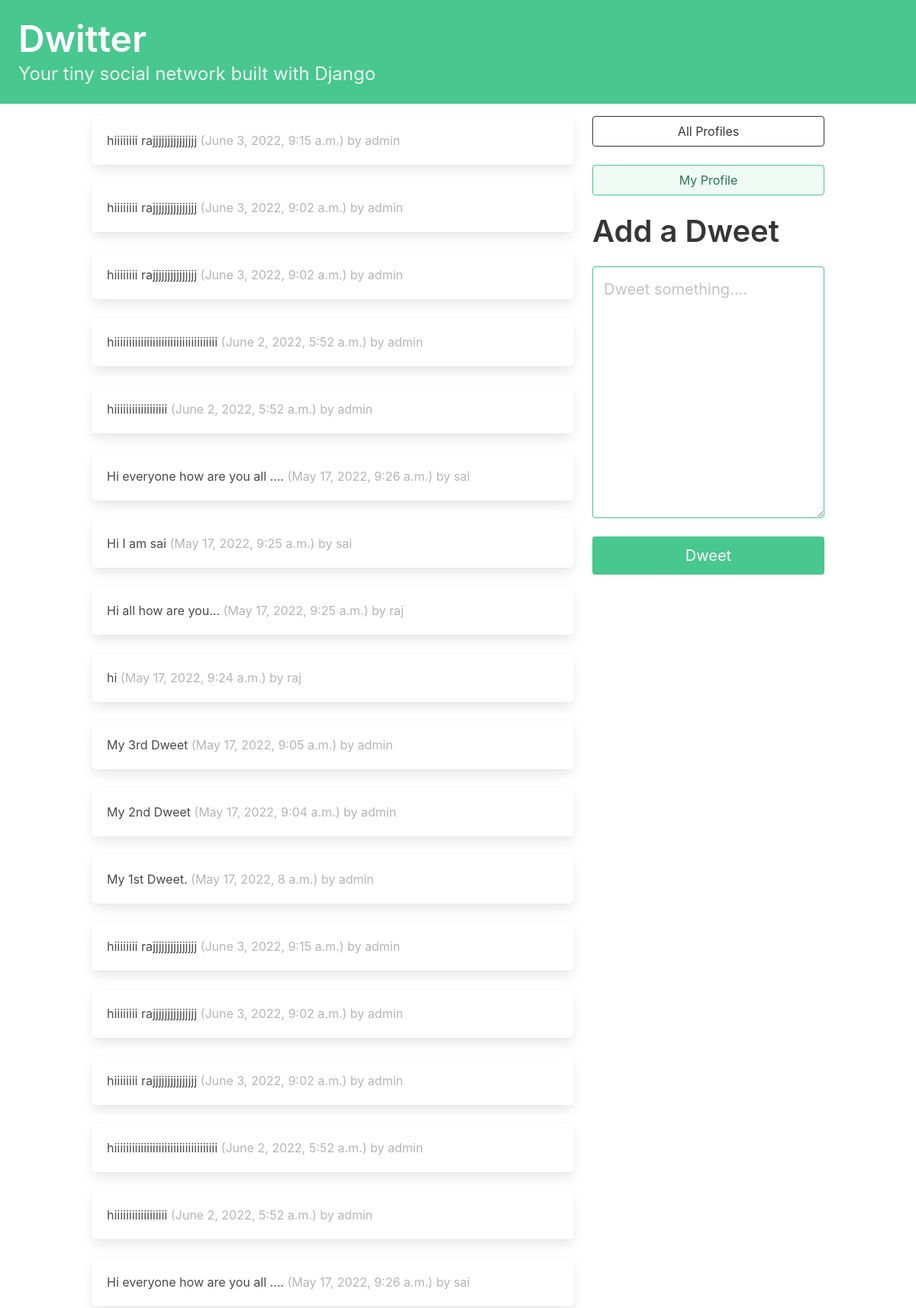
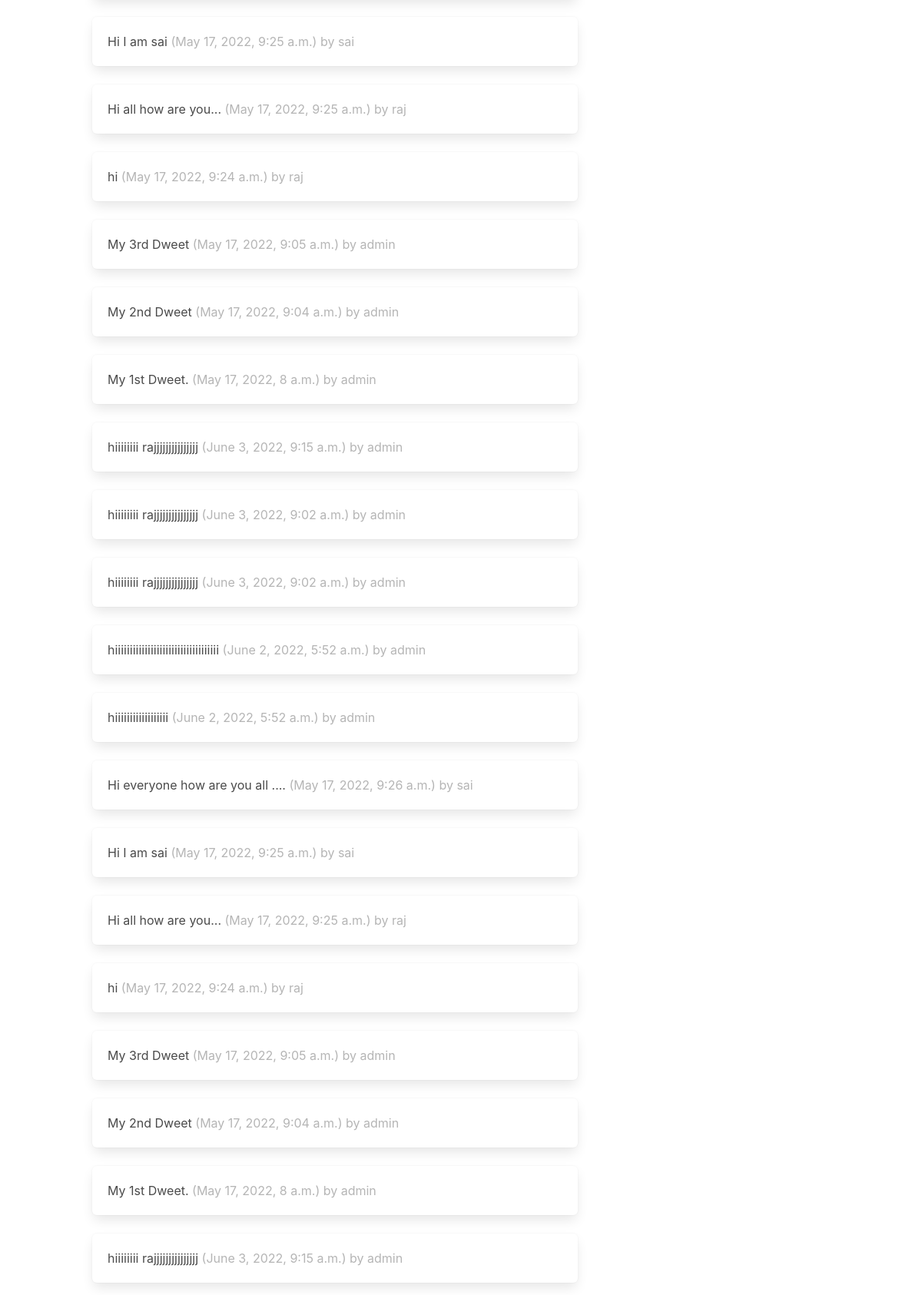
The app's page / (signed in, upper part) with its own data (2 pictures, top to bottom).
### dwitter/models.py (models this page shows, shortened)
class Dweet(models.Model):
    user = models.ForeignKey(User, related_name="dweets",
                             on_delete=models.DO_NOTHING)
    body = models.CharField(max_length=200)
    created_at = models.DateTimeField(auto_now_add=True)

### dwitter/views.py (the view)
# urls.py: path("", dashboard, name="dashboard"),
def dashboard(request):
    form = DweetForm(request.POST or None)
    if request.method == "POST":
        if form.is_valid():
            dweet = form.save(commit=False)
            dweet.user = request.user
            dweet.save()
            return redirect("dwitter:dashboard")
    followed_dweets = Dweet.objects.filter(
        user__profile__in=request.user.profile.follows.all()).order_by('-created_at')
    return render(request, "dwitter/dashboard.html", {"form": form, "dweets": followed_dweets})

### dwitter/forms.py
class DweetForm(forms.ModelForm):
    body = forms.CharField(required=True, widget=forms.widgets.Textarea(
        attrs={
            "placeholder": "Dweet something....",
            "class": "textarea is-success is-medium"
        }
    ),
        label='')
    class Meta:
        model = Dweet
        exclude = ("user", )

### dwitter/templates/dwitter/dashboard.html (shortened to what this page needs)
{% extends 'base.html' %}
{% block content %}
<div class="column">
{% for followed in user.profile.follows.all %}
    {% for dweet in followed.user.dweets.all %}
    {% for dweet in dweets %}
        <div class="box">
            {{ dweet.body }}
            <span class="is-small has-text-grey-light">
                ({{ dweet.created_at }}) by {{dweet.user.username}}
            </span>
        </div>
    {% endfor %}
    {% endfor %}
{% endfor %}
</div>
<div class="column is-one-third">
    <div class="block">
        <a href="{% url 'dwitter:profile_list' %} ">
            <button class="button is-dark is-outlined is-fullwidth">
                All Profiles
            </button>
        </a>
    </div>
    <div class="block">
        <a href="{% url 'dwitter:profile' request.user.profile.id %} ">
            <button class="button is-success is-light is-outlined is-fullwidth">
                My Profile
            </button>
        </a>
    </div>
    <div class="block">
        <div class="block">
            <h2 class="title is-2">Add a Dweet</p>
        </div>
        <div class="block">
            <form method="post">
                {{ form.as_p }}
                <button class="button is-success is-fullwidth is-medium mt-5"
                        type="submit">Dweet
                </button>
            </form>
        </div>
    </div>
</div>
{% endblock content %}

### records on screen
Dweet: body "My 1st Dweet.", created_at "May 17, 2022, 8 a.m.", user.username "admin"
Dweet: body "hiiiiiiii rajjjjjjjjjjjjjjj", created_at "June 3, 2022, 9:15 a.m.", user.username "admin"
Dweet: body "hiiiiiiii rajjjjjjjjjjjjjjj", created_at "June 3, 2022, 9:02 a.m.", user.username "admin"
Dweet: body "hiiiiiiii rajjjjjjjjjjjjjjj", created_at "June 3, 2022, 9:02 a.m.", user.username "admin"
Dweet: body "hiiiiiiiiiiiiiiiiiiiiiiiiiiiiiiiiiii", created_at "June 2, 2022, 5:52 a.m.", user.username "admin"
Dweet: body "hiiiiiiiiiiiiiiiiii", created_at "June 2, 2022, 5:52 a.m.", user.username "admin"
Dweet: body "Hi everyone how are you all ....", created_at "May 17, 2022, 9:26 a.m.", user.username "sai"
Dweet: body "Hi I am sai", created_at "May 17, 2022, 9:25 a.m.", user.username "sai"
Dweet: body "Hi all how are you...", created_at "May 17, 2022, 9:25 a.m.", user.username "raj"
Dweet: body "hi", created_at "May 17, 2022, 9:24 a.m.", user.username "raj"
Dweet: body "My 3rd Dweet", created_at "May 17, 2022, 9:05 a.m.", user.username "admin"
Dweet: body "My 2nd Dweet", created_at "May 17, 2022, 9:04 a.m.", user.username "admin"
